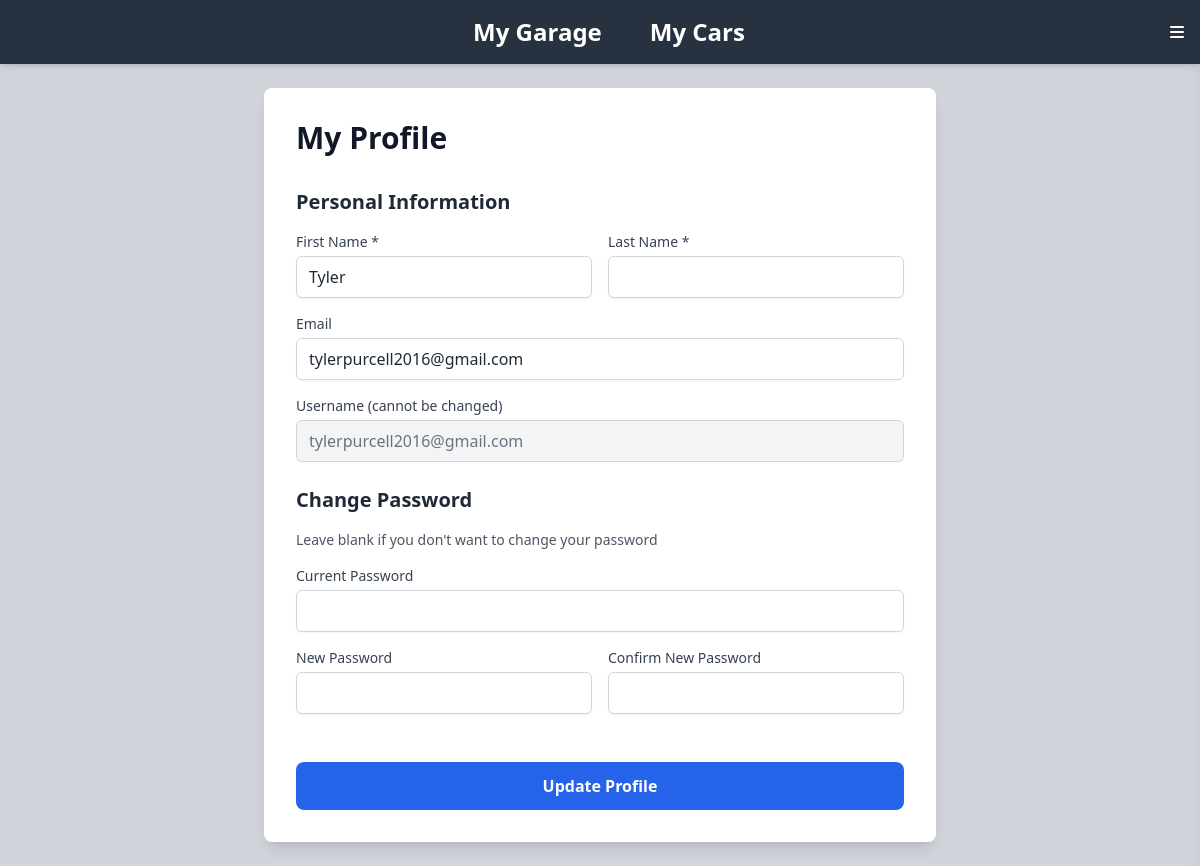
Screenshot of /profile (signed in) with the database file from the repository.
### tables this page shows
CREATE TABLE users (
                id INTEGER PRIMARY KEY AUTOINCREMENT,
                username TEXT UNIQUE NOT NULL,
                password_hash TEXT NOT NULL,
                salt TEXT NOT NULL,
                email TEXT UNIQUE,
                created_at TIMESTAMP DEFAULT CURRENT_TIMESTAMP
            , first_name TEXT, last_name TEXT);

### app.py (the view, shortened to what this page needs)
@app.route('/profile', methods=['GET', 'POST'])
@login_required
def profile():
    conn = get_db_connection()
    user = conn.execute(
        "SELECT * FROM users WHERE id = ?",
        (session['user_id'],)
    ).fetchone()
    conn.close()
    if user is None:
        abort(404)
    return render_template('profile.html', user=user)

### app.py (called while the page is built)
def get_db_connection():
    conn = sqlite3.connect('cars.db')
    conn.row_factory = sqlite3.Row
    return conn

def login_required(f):
    @wraps(f)
    def decorated_function(*args, **kwargs):
        if 'user_id' not in session:
            return redirect(url_for('login', next=request.url))
        return f(*args, **kwargs)
    return decorated_function

### templates/profile.html
{% extends "base.html" %}
{% block content %}
<div class="max-w-2xl mx-auto">
    <div class="bg-white shadow-lg rounded-lg p-8">
        <h1 class="text-3xl font-bold text-gray-900 mb-8">My Profile</h1>
        <form action="{{ url_for('profile') }}" method="POST" class="space-y-6">
            <div>
                <h2 class="text-xl font-semibold text-gray-800 mb-4">Personal Information</h2>
                <div class="grid grid-cols-1 md:grid-cols-2 gap-4">
                    <div>
                        <label for="first_name" class="block text-sm font-medium text-gray-700">First Name *</label>
                        <input type="text" id="first_name" name="first_name" value="{{ user.first_name }}" required
                            class="mt-1 block w-full px-3 py-2 border border-gray-300 rounded-md shadow-sm focus:outline-none focus:ring-blue-500 focus:border-blue-500">
                    </div>
                    <div>
                        <label for="last_name" class="block text-sm font-medium text-gray-700">Last Name *</label>
                        <input type="text" id="last_name" name="last_name" value="{{ user.last_name }}" required
                            class="mt-1 block w-full px-3 py-2 border border-gray-300 rounded-md shadow-sm focus:outline-none focus:ring-blue-500 focus:border-blue-500">
                    </div>
                </div>
                <div class="mt-4">
                    <label for="email" class="block text-sm font-medium text-gray-700">Email</label>
                    <input type="email" id="email" name="email" value="{{ user.email or '' }}"
                        class="mt-1 block w-full px-3 py-2 border border-gray-300 rounded-md shadow-sm focus:outline-none focus:ring-blue-500 focus:border-blue-500">
                </div>
                <div class="mt-4">
                    <label for="username" class="block text-sm font-medium text-gray-700">Username (cannot be changed)</label>
                    <input type="text" id="username" name="username" value="{{ user.username }}" readonly
                        class="mt-1 block w-full px-3 py-2 border border-gray-300 rounded-md bg-gray-100 text-gray-500">
                </div>
            </div>
            <div>
                <h2 class="text-xl font-semibold text-gray-800 mb-4">Change Password</h2>
                <p class="text-sm text-gray-600 mb-4">Leave blank if you don't want to change your password</p>
                <div class="space-y-4">
                    <div>
                        <label for="current_password" class="block text-sm font-medium text-gray-700">Current Password</label>
                        <input type="password" id="current_password" name="current_password"
                            class="mt-1 block w-full px-3 py-2 border border-gray-300 rounded-md shadow-sm focus:outline-none focus:ring-blue-500 focus:border-blue-500">
                    </div>
                    <div class="grid grid-cols-1 md:grid-cols-2 gap-4">
                        <div>
                            <label for="new_password" class="block text-sm font-medium text-gray-700">New Password</label>
                            <input type="password" id="new_password" name="new_password"
                                class="mt-1 block w-full px-3 py-2 border border-gray-300 rounded-md shadow-sm focus:outline-none focus:ring-blue-500 focus:border-blue-500">
                        </div>
                        <div>
                            <label for="confirm_password" class="block text-sm font-medium text-gray-700">Confirm New Password</label>
                            <input type="password" id="confirm_password" name="confirm_password"
                                class="mt-1 block w-full px-3 py-2 border border-gray-300 rounded-md shadow-sm focus:outline-none focus:ring-blue-500 focus:border-blue-500">
                        </div>
                    </div>
                </div>
            </div>
            <div class="pt-6">
                <button type="submit" class="w-full bg-blue-600 hover:bg-blue-700 text-white font-bold py-3 px-4 rounded-lg transition-colors">
                    Update Profile
                </button>
            </div>
        </form>
    </div>
</div>
{% endblock %}

### rows the page displays
users: first_name "Tyler", email "tylerpurcell2016@gmail.com", username "tylerpurcell2016@gmail.com"
